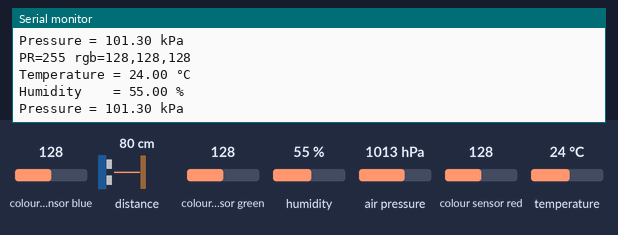
A sketch run on a simulated Arduino Nano 33 BLE. On the bench: the last lines printed to the serial monitor. The inputs (shaded band) are chosen by the test bench; at power-on: air pressure 1013 hPa, colour sensor blue 128, distance to the obstacle 80 cm, colour sensor green 128, humidity 55 %, colour sensor red 128, temperature 24 °C.

Above: at 7.8 s.
7.9 s: air pressure set to 1002 hPa
At 8.9 s:
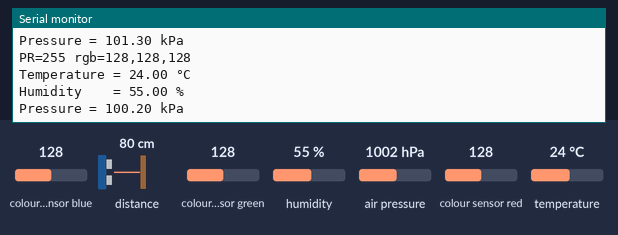
12.1 s: air pressure set to 997 hPa
At 12.9 s:
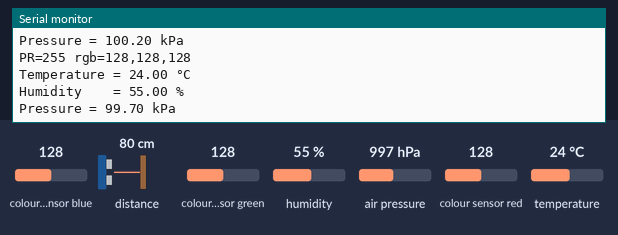
Timing chart, 0 to 14.6 s (numbered marks = the images above; inputs shaded):
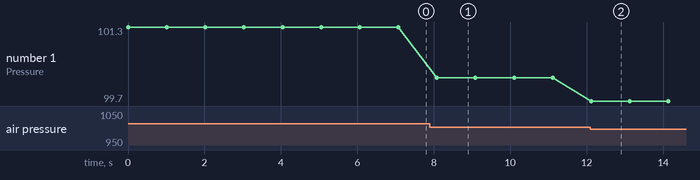

Measured:
- after the input at 7.9 s, the serial monitor: prints a new line after 0.18 s (image 1)
- after the input at 12.1 s, the serial monitor: prints a new line at once (image 2)
- plotted number 1: 101.3 → 100.2 after the input at 7.9 s, 100.2 → 99.7 after the input at 12.1 s

The sketch:

BLE_SENSE_01.ino
```cpp
// Temp sensor
#include <Arduino_HTS221.h>
// RGB sensor
#include <Arduino_APDS9960.h>
// pressur sensor
#include <Arduino_LPS22HB.h>
int proximity = 0;
int r = 0, g = 0, b = 0;
unsigned long lastUpdate = 0;

#include <BLEDevice.h>
#include <BLEServer.h>
#include <BLEUtils.h>
#include <BLE2902.h>

void setup() {
  Serial.begin(9600);
  while (!Serial);

  if (!HTS.begin()) {
    Serial.println("Failed to initialize humidity temperature sensor!");
    while (1);
  }
  if (!APDS.begin()) {
    Serial.println("Error initializing APDS9960 sensor.");
    while (true); // Stop forever
  }
  if (!BARO.begin()) {
    Serial.println("Failed to initialize pressure sensor!");
    while (1);
  }
}

void loop() {
  // read all the sensor values
  float temperature = HTS.readTemperature();
  float humidity    = HTS.readHumidity();

  // print each of the sensor values
  Serial.print("Temperature = ");
  Serial.print(temperature);
  Serial.println(" °C");

  Serial.print("Humidity    = ");
  Serial.print(humidity);
  Serial.println(" %");

  // print an empty line
  Serial.println();

  float pressure = BARO.readPressure();

  // print the sensor value
  Serial.print("Pressure = ");
  Serial.print(pressure);
  Serial.println(" kPa");

  // print an empty line
  Serial.println();

  // wait 1 second to print again
  delay(1000);

  // check if a color reading is available
  if (APDS.colorAvailable()) {
    APDS.readColor(r, g, b);
  }
  // Check if a proximity reading is available.
  if (APDS.proximityAvailable()) {
    proximity = APDS.readProximity();
  }

  // Print updates every 100ms
  if (millis() - lastUpdate > 1000) {
    lastUpdate = millis();
    Serial.print("PR=");
    Serial.print(proximity);
    Serial.print(" rgb=");
    Serial.print(r);
    Serial.print(",");
    Serial.print(g);
    Serial.print(",");
    Serial.println(b);
  }
}
```
